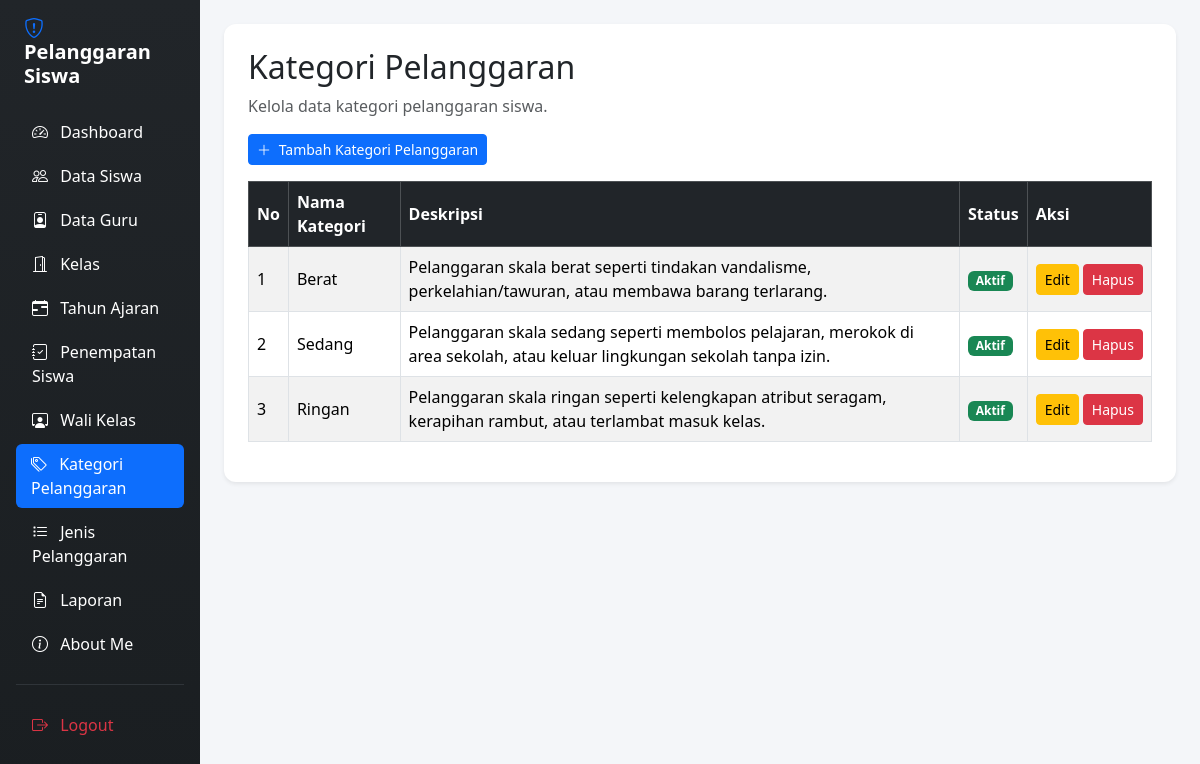
The app's page /kategori_pelanggaran.php (signed in) with its own data.
### tables this page shows
CREATE TABLE `t_pelanggaran_kategori` (
  `id` int(11) NOT NULL,
  `nama` varchar(100) DEFAULT NULL,
  `deskripsi` text NOT NULL,
  `status_aktif` tinyint(1) NOT NULL,
  `created_at` timestamp NOT NULL DEFAULT current_timestamp(),
  `updated_at` timestamp NOT NULL DEFAULT current_timestamp()
);

### kategori_pelanggaran.php (the view, shortened to what this page needs)
<?php
include "config/koneksi.php";
$sql = "SELECT *
        FROM t_pelanggaran_kategori
        ORDER BY id DESC";
$query = mysqli_query($koneksi, $sql);
?>
<!DOCTYPE html>
<html lang="id">
<head>
    <link href="https://cdn.jsdelivr.net/npm/bootstrap@5.3.3/dist/css/bootstrap.min.css"
          rel="stylesheet">
    <link href="https://cdn.jsdelivr.net/npm/bootstrap-icons@1.11.3/font/bootstrap-icons.min.css"
          rel="stylesheet">
    <link href="https://cdn.datatables.net/2.3.4/css/dataTables.bootstrap5.min.css"
          rel="stylesheet">
</head>
<body>
<div class="container-fluid">
    <div class="row">
        <div class="col-md-3 col-lg-2 sidebar p-3 min-vh-100">
            <h4 class="text-white mb-4 fw-bold fs-5 px-2">
                <i class="bi bi-shield-exclamation text-primary me-2"></i> Pelanggaran Siswa
            </h4>
            <ul class="nav nav-pills flex-column gap-1">
                <li class="nav-item">
                    <a href="dashboard.php"
                       class="nav-link text-white">
                        <i class="bi bi-speedometer2 me-2"></i> Dashboard
                    </a>
                </li>
                <li class="nav-item">
                    <a href="data_siswa.php"
                       class="nav-link text-white">
                        <i class="bi bi-people me-2"></i> Data Siswa
                    </a>
                </li>
                <li class="nav-item">
                    <a href="data_guru.php"
                       class="nav-link text-white">
                        <i class="bi bi-person-badge me-2"></i> Data Guru
                    </a>
                </li>
                <li class="nav-item">
                    <a href="kelas.php"
                       class="nav-link text-white">
                        <i class="bi bi-door-open me-2"></i> Kelas
                    </a>
                </li>
                <li class="nav-item">
                    <a href="tahun_ajaran.php"
                       class="nav-link text-white">
                        <i class="bi bi-calendar-range me-2"></i> Tahun Ajaran
                    </a>
                </li>
                <li class="nav-item">
                    <a href="penempatan_siswa.php"
                       class="nav-link text-white">
                        <i class="bi bi-journal-check me-2"></i> Penempatan Siswa
                    </a>
                </li>
                <li class="nav-item">
                    <a href="wali_kelas.php"
                       class="nav-link text-white">
                        <i class="bi bi-person-workspace me-2"></i> Wali Kelas
                    </a>
                </li>
                <li class="nav-item">
                    <a href="kategori_pelanggaran.php"
                       class="nav-link active"
                       aria-current="page">
                        <i class="bi bi-tags me-2"></i> Kategori Pelanggaran
                    </a>
                </li>
                <li class="nav-item">
                    <a href="jenis_pelanggaran.php"
                       class="nav-link text-white">
                        <i class="bi bi-list-task me-2"></i> Jenis Pelanggaran
                    </a>
                </li>
                <li class="nav-item">
                    <a href="laporan.php"
                       class="nav-link text-white">
                        <i class="bi bi-file-earmark-text me-2"></i> Laporan
                    </a>
                </li>
                <li class="nav-item">
                    <a href="aboutme.php"
                       class="nav-link text-white">
                        <i class="bi bi-info-circle me-2"></i> About Me
                    </a>
                </li>
                <hr class="text-secondary my-3">
                <li class="nav-item">
                    <a href="logout.php"
                       class="nav-link text-danger">
                        <i class="bi bi-box-arrow-right me-2"></i> Logout
                    </a>
                </li>
            </ul>
        </div>
        <main class="col-md-9 col-lg-10 p-4">
            <div class="card shadow-sm p-4 bg-white">
                <h2>Kategori Pelanggaran</h2>
                <p class="text-muted">
                    Kelola data kategori pelanggaran siswa.
                </p>
                <div class="mb-3">
                    <a href="tambah_kategori_pelanggaran.php"
                       class="btn btn-primary btn-sm">
                        <i class="bi bi-plus-lg me-1"></i> Tambah Kategori Pelanggaran
                    </a>
                </div>
                <div class="table-responsive">
                    <table id="tabelKategori"
                           class="table table-bordered table-striped table-hover w-100 align-middle">
                        <thead class="table-dark">
                            <tr>
                                <th>No</th>
                                <th>Nama Kategori</th>
                                <th>Deskripsi</th>
                                <th>Status</th>
                                <th>Aksi</th>
                            </tr>
                        </thead>
                        <tbody>
                        <?php
                        $no = 1;
                        while ($row = mysqli_fetch_assoc($query)) {
                        ?>
                            <tr>
                                <td><?= $no++; ?></td>
                                <td>
                                    <?= htmlspecialchars(
                                        $row['nama'] ?? '-'
                                    ); ?>
                                </td>
                                <td>
                                    <?= nl2br(htmlspecialchars(
                                        $row['deskripsi'] ?? '-'
                                    )); ?>
                                </td>
                                <td>
                                    <?php if ((int)($row['status_aktif'] ?? 0) === 1) { ?>
                                        <span class="badge bg-success">
                                            Aktif
                                        </span>
                                    <?php } else { ?>
                                        <span class="badge bg-secondary">
                                            Tidak Aktif
                                        </span>
                                    <?php } ?>
                                </td>
                                <td>
                                    <div class="d-flex gap-1">
                                        <a href="edit_kategori_pelanggaran.php?id=<?= (int)$row['id']; ?>"
                                           class="btn btn-warning btn-sm">
                                            Edit
                                        </a>
                                        <a href="hapus_kategori_pelanggaran.php?id=<?= (int)$row['id']; ?>"
                                           class="btn btn-danger btn-sm"
                                           onclick="return confirm('Yakin ingin menghapus kategori pelanggaran ini?');">
                                            Hapus
                                        </a>
                                    </div>
                                </td>
                            </tr>
                        <?php } ?>
                        </tbody>
                    </table>
                </div>
            </div>
        </main>
    </div>
</div>
</body>
</html>

### kategori_pelanggaran.php (style rules this page uses)
body { background-color: #f4f6f9; }
.nav-link { transition: all 0.3s ease; border-radius: 6px; }
.nav-link:hover, .nav-link.active { background-color: #0d6efd !important; color: white !important; padding-left: 15px; }
#tabelKategori th, #tabelKategori td { vertical-align: middle; }
.card { border: none; border-radius: 12px; }
.sidebar { background: linear-gradient(180deg, #212529 0%, #1a1e21 100%); }

### records on screen
t_pelanggaran_kategori: nama "Berat", deskripsi "Pelanggaran skala berat seperti tindakan vandalisme, perkelahian/tawuran, atau membawa barang terlarang.", status_aktif "Aktif"
t_pelanggaran_kategori: nama "Sedang", deskripsi "Pelanggaran skala sedang seperti membolos pelajaran, merokok di area sekolah, atau keluar lingkungan sekolah tanpa izin.", status_aktif "Aktif"
t_pelanggaran_kategori: nama "Ringan", deskripsi "Pelanggaran skala ringan seperti kelengkapan atribut seragam, kerapihan rambut, atau terlambat masuk kelas.", status_aktif "Aktif"
